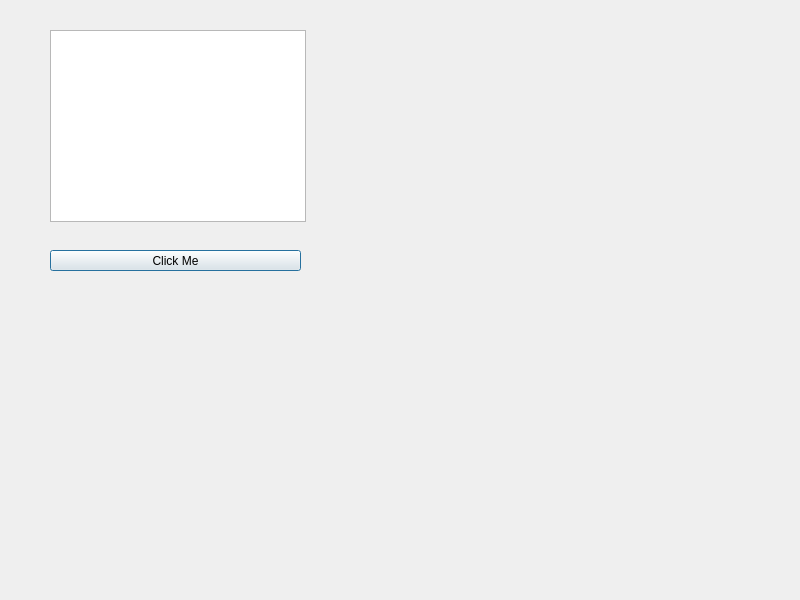
<?xml version="1.0" encoding="UTF-8"?>
<ui version="4.0">
 <class>Dialog</class>
 <widget class="QDialog" name="Dialog">
  <property name="geometry">
   <rect>
    <x>0</x>
    <y>0</y>
    <width>800</width>
    <height>600</height>
   </rect>
  </property>
  <property name="windowTitle">
   <string>Dialog</string>
  </property>
  <widget class="QListWidget" name="listWidget">
   <property name="geometry">
    <rect>
     <x>50</x>
     <y>30</y>
     <width>256</width>
     <height>192</height>
    </rect>
   </property>
  </widget>
  <widget class="QPushButton" name="pushButton">
   <property name="geometry">
    <rect>
     <x>50</x>
     <y>250</y>
     <width>251</width>
     <height>21</height>
    </rect>
   </property>
   <property name="text">
    <string>Click Me</string>
   </property>
  </widget>
 </widget>
 <resources/>
 <connections/>
</ui>
